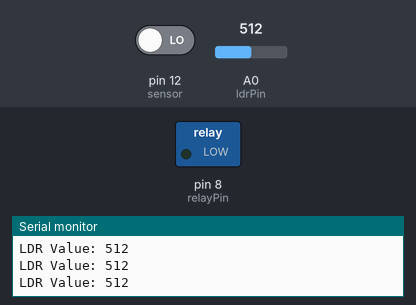
Simulated run of this sketch. Board: Arduino Uno, built with avr-gcc and run on an emulated ATmega328P. On the bench: switched loads named in the sketch (green lamp = pin HIGH), the last lines printed to the serial monitor. The inputs (shaded band) are chosen by the test bench; at power-on: A0 (ldrPin) = 512, pin 12 (sensor) LOW.

Above: at 1.2 s.
1.3 s: A0 (ldrPin) set to 109
4.3 s: A0 (ldrPin) set to 93
At 5.8 s:
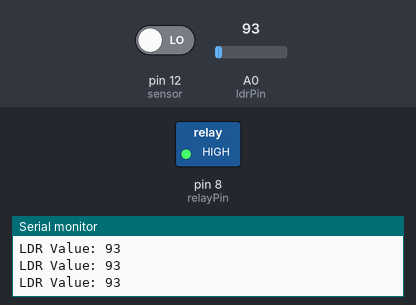
6.5 s: pin 12 (sensor) driven HIGH
At 7.3 s:
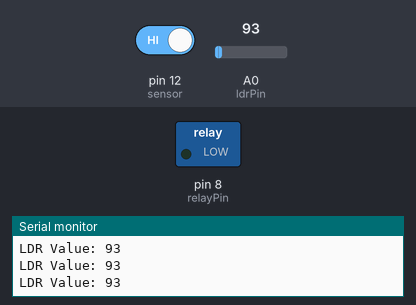
Timing chart, 0 to 9.5 s (numbered marks = the images above; inputs shaded):
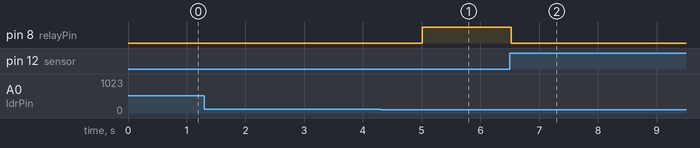

The sketch:

LDR_RELAY_RCWL0516.ino
```cpp
int relayPin = 8;                   // Pin connected to relay IN
int sensor = 12;                    // RCWL-0516 OUT pin
int state = LOW;                    // Track motion state
int val = 0;                        // Sensor reading
unsigned long lastMotionTime = 0;   // To track last motion
const unsigned long holdTime = 5000; // Keep relay ON for 10 seconds after last motion

int ldrPin = A0;                    // LDR pin
int ldrValue = 0;                   // LDR reading
const int darkThreshold = 100;     // Adjust threshold (0-1023) for darkness

void setup() {
  pinMode(relayPin, OUTPUT);        // Relay as output
  pinMode(sensor, INPUT);           // Sensor as input
  digitalWrite(relayPin, LOW);     // OFF initially (active LOW relay)
  Serial.begin(9600);
}

void loop() {
  val = digitalRead(sensor);
  ldrValue = analogRead(ldrPin);    // Read LDR value

  Serial.print("LDR Value: ");
  Serial.println(ldrValue);

  if (val == HIGH && ldrValue < darkThreshold) {
    // Motion detected AND it's dark
    digitalWrite(relayPin, LOW);    // Turn bulb ON
    lastMotionTime = millis();      // Update motion timestamp

    if (state == LOW) {
      Serial.println("Motion detected at night!");
      state = HIGH;
    }
  } else {
    if (millis() - lastMotionTime > holdTime) {
      digitalWrite(relayPin, HIGH); // Turn bulb OFF after hold time
      if (state == HIGH) {
        Serial.println("Motion stopped!");
        state = LOW;
      }
    }
  }
}
```

Measured:
- the behaviour switches between 100 and 99 on A0 (ldrPin) (found by bisection; images 0 and 1)
- after the input at 6.5 s, pin 8 (relayPin): HIGH → LOW at once
